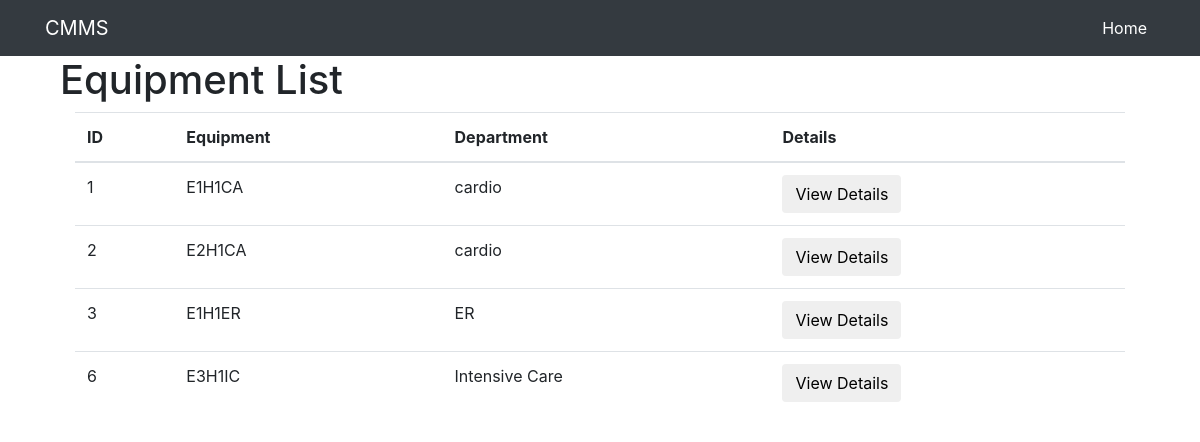
The app's page /med/equipment-list/ (signed in) with its own data.
### med/models.py (models this page shows, shortened)
class Equipment(models.Model):
    STATUS = (
        ('LIVE', _("LIVE")),
        ('DOWN', _("DOWN"))
    )
    status = models.CharField(_("Equipment Status"), max_length=50, choices=STATUS, default='LIVE')
    name = models.CharField(_("Equipment Name"), max_length = 225, unique=True) #unique=True
    specs = models.TextField(_("Technical Specifications and Standards"))
    quantity = models.IntegerField()
    serial_num = models.IntegerField(unique = True)#add unique = True
    department = models.ForeignKey(Department, null = True, on_delete=models.SET_NULL)
    hospital = models.ForeignKey(Hospital, null = True, on_delete=models.SET_NULL)

class Department(models.Model):
    name = models.CharField(_("Department Name"), max_length = 225, unique=True)
    hospital = models.ForeignKey(Hospital, null=True, on_delete=models.SET_NULL)

### med/views.py (the view)
# urls.py: path('equipment-list/', EquipmentListView.as_view(), name ='equipment-list'),
class EquipmentListView(LoginRequiredMixin, ListView):
    model = Equipment
    template_name = 'med/equipment_list.html'
    def get_queryset(self):
        if(self.request.user.type == 'ENGINEER'):
            eng = Engineer.objects.get(id = self.request.user.id)
            eng_hos = eng.current_hospital
            object_list = eng_hos.equipment_set.all()
            return object_list
        elif(self.request.user.type == 'DOCTOR'):
            doc = Doctor.objects.get(id = self.request.user.id)
            doc_hos = doc.current_hospital
            object_list = doc_hos.equipment_set.all()
            return object_list
        else:
            man = Manager.objects.get(id = self.request.user.id)
            object_list = man.hospital.equipment_set.all()
            return object_list

### med/models.py (called while the page is built)
    def get_queryset(self, *args, **kwargs):
        return super().get_queryset(*args, **kwargs).filter(type=User.Types.MANAGER)

### med/templates/med/equipment_list.html
{% extends "dashboard/base.html" %}
{% block content%}
    <div class="container">
        <h1>Equipment List</h1>
        <div class="container">
            <table class="table">
                <thead>
                <tr>
                    <th scope="col">ID</th>
                    <th scope="col">Equipment</th>
                    <th scope="col">Department</th>
                    <th scope="col">Details</th>
                </tr>
                </thead>
                <tbody>
                {% for equipment in object_list %}
                    <tr>
                        <td>{{ equipment.id }}</td>
                        <td>{{ equipment.name }}</td>
                        <td> {{ equipment.department.name}}</td>
                        <td><a href="{% url 'equipment-details' equipment.id %}"><button class="btn">View Details</button></a></td>
                    </tr>
                {% endfor %}
                </tbody>
            </table>
        </div>
    </div>
{% endblock %}

### dashboard/static/dashboard/heroic-features.css (style rules this page uses)
body { padding-top: 56px; }

### records on screen
Equipment: id "1", name "E1H1CA", department.name "cardio"
Equipment: id "2", name "E2H1CA", department.name "cardio"
Equipment: id "3", name "E1H1ER", department.name "ER"
Equipment: id "6", name "E3H1IC", department.name "Intensive Care"
